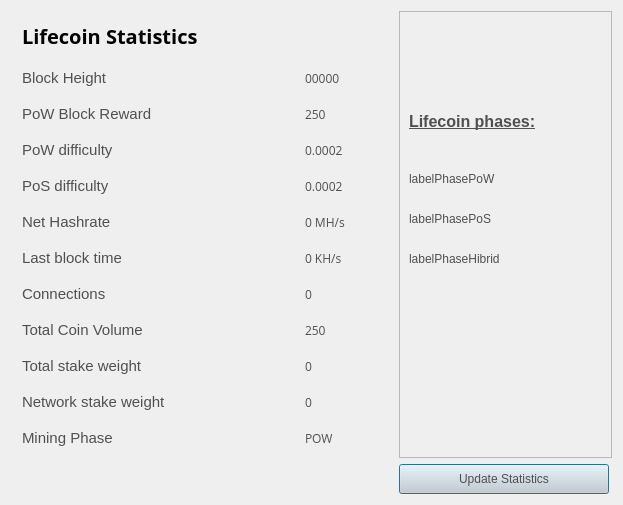
<?xml version="1.0" encoding="UTF-8"?>
<ui version="4.0">
 <class>StatisticsPage</class>
 <widget class="QWidget" name="StatisticsPage">
  <property name="windowModality">
   <enum>Qt::NonModal</enum>
  </property>
  <property name="geometry">
   <rect>
    <x>0</x>
    <y>0</y>
    <width>623</width>
    <height>505</height>
   </rect>
  </property>
  <property name="windowTitle">
   <string>Digging</string>
  </property>
  <property name="styleSheet">
   <string notr="true">color:#505050;
font-family:'Open Sans,sans-serif';</string>
  </property>
  <layout class="QGridLayout" name="gridLayout">
   <property name="sizeConstraint">
    <enum>QLayout::SetMaximumSize</enum>
   </property>
   <item row="1" column="0">
    <spacer name="verticalSpacer">
     <property name="orientation">
      <enum>Qt::Vertical</enum>
     </property>
     <property name="sizeHint" stdset="0">
      <size>
       <width>20</width>
       <height>40</height>
      </size>
     </property>
    </spacer>
   </item>
   <item row="0" column="1">
    <widget class="QFrame" name="frame">
     <property name="minimumSize">
      <size>
       <width>213</width>
       <height>0</height>
      </size>
     </property>
     <property name="frameShape">
      <enum>QFrame::StyledPanel</enum>
     </property>
     <property name="frameShadow">
      <enum>QFrame::Raised</enum>
     </property>
     <widget class="QLabel" name="label">
      <property name="geometry">
       <rect>
        <x>10</x>
        <y>70</y>
        <width>191</width>
        <height>81</height>
       </rect>
      </property>
      <property name="text">
       <string>&lt;html&gt;&lt;head/&gt;&lt;body&gt;&lt;p&gt;&lt;span style=&quot; font-size:12pt; font-weight:600; text-decoration: underline;&quot;&gt;Lifecoin phases:&lt;/span&gt;&lt;/p&gt;&lt;/body&gt;&lt;/html&gt;</string>
      </property>
     </widget>
     <widget class="QLabel" name="labelPhasePoW">
      <property name="geometry">
       <rect>
        <x>10</x>
        <y>160</y>
        <width>191</width>
        <height>16</height>
       </rect>
      </property>
      <property name="text">
       <string>labelPhasePoW</string>
      </property>
     </widget>
     <widget class="QLabel" name="labelPhasePoS">
      <property name="geometry">
       <rect>
        <x>10</x>
        <y>200</y>
        <width>191</width>
        <height>16</height>
       </rect>
      </property>
      <property name="text">
       <string>labelPhasePoS</string>
      </property>
     </widget>
     <widget class="QLabel" name="labelPhaseHibrid">
      <property name="geometry">
       <rect>
        <x>10</x>
        <y>240</y>
        <width>191</width>
        <height>16</height>
       </rect>
      </property>
      <property name="text">
       <string>labelPhaseHibrid</string>
      </property>
     </widget>
    </widget>
   </item>
   <item row="0" column="0">
    <widget class="QFrame" name="gridFrame_2">
     <layout class="QGridLayout" name="gridLayout_4">
      <item row="1" column="0">
       <layout class="QHBoxLayout" name="horizontalLayout_4">
        <property name="spacing">
         <number>7</number>
        </property>
        <item>
         <widget class="QLabel" name="label_5">
          <property name="font">
           <font>
            <family>Open Sans,sans-serif</family>
           </font>
          </property>
          <property name="text">
           <string>&lt;html&gt;&lt;head/&gt;&lt;body&gt;&lt;p&gt;&lt;span style=&quot; font-size:20px; font-weight:600; color:#000000;&quot;&gt;Lifecoin Statistics&lt;/span&gt;&lt;/p&gt;&lt;/body&gt;&lt;/html&gt;</string>
          </property>
         </widget>
        </item>
        <item>
         <spacer name="horizontalSpacer_2">
          <property name="orientation">
           <enum>Qt::Horizontal</enum>
          </property>
          <property name="sizeHint" stdset="0">
           <size>
            <width>40</width>
            <height>20</height>
           </size>
          </property>
         </spacer>
        </item>
       </layout>
      </item>
      <item row="2" column="0">
       <spacer name="verticalSpacer_2">
        <property name="orientation">
         <enum>Qt::Vertical</enum>
        </property>
        <property name="sizeHint" stdset="0">
         <size>
          <width>20</width>
          <height>40</height>
         </size>
        </property>
       </spacer>
      </item>
      <item row="3" column="0">
       <layout class="QFormLayout" name="formLayout_2">
        <property name="fieldGrowthPolicy">
         <enum>QFormLayout::FieldsStayAtSizeHint</enum>
        </property>
        <property name="horizontalSpacing">
         <number>139</number>
        </property>
        <property name="verticalSpacing">
         <number>18</number>
        </property>
        <property name="rightMargin">
         <number>0</number>
        </property>
        <item row="1" column="0">
         <widget class="QLabel" name="label_14">
          <property name="text">
           <string>&lt;html&gt;&lt;head/&gt;&lt;body&gt;&lt;p&gt;&lt;span style=&quot; font-size:11pt;&quot;&gt;Block Height&lt;/span&gt;&lt;/p&gt;&lt;/body&gt;&lt;/html&gt;</string>
          </property>
         </widget>
        </item>
        <item row="1" column="1">
         <widget class="QLabel" name="heightBox">
          <property name="font">
           <font>
            <family>Open Sans,sans-serif</family>
            <pointsize>9</pointsize>
           </font>
          </property>
          <property name="text">
           <string>00000</string>
          </property>
         </widget>
        </item>
        <item row="2" column="0">
         <widget class="QLabel" name="label_12">
          <property name="text">
           <string>&lt;html&gt;&lt;head/&gt;&lt;body&gt;&lt;p&gt;&lt;span style=&quot; font-size:11pt;&quot;&gt;PoW Block Reward&lt;/span&gt;&lt;/p&gt;&lt;/body&gt;&lt;/html&gt;</string>
          </property>
         </widget>
        </item>
        <item row="2" column="1">
         <widget class="QLabel" name="rewardBox">
          <property name="font">
           <font>
            <family>Open Sans,sans-serif</family>
            <pointsize>9</pointsize>
           </font>
          </property>
          <property name="text">
           <string>250</string>
          </property>
         </widget>
        </item>
        <item row="3" column="0">
         <widget class="QLabel" name="label_13">
          <property name="text">
           <string>&lt;html&gt;&lt;head/&gt;&lt;body&gt;&lt;p&gt;&lt;span style=&quot; font-size:11pt;&quot;&gt;PoW difficulty&lt;/span&gt;&lt;/p&gt;&lt;/body&gt;&lt;/html&gt;</string>
          </property>
         </widget>
        </item>
        <item row="3" column="1">
         <widget class="QLabel" name="diffBox">
          <property name="font">
           <font>
            <family>Open Sans,sans-serif</family>
            <pointsize>9</pointsize>
           </font>
          </property>
          <property name="text">
           <string>0.0002</string>
          </property>
         </widget>
        </item>
        <item row="4" column="0">
         <widget class="QLabel" name="label_9">
          <property name="text">
           <string>&lt;html&gt;&lt;head/&gt;&lt;body&gt;&lt;p&gt;&lt;span style=&quot; font-size:11pt;&quot;&gt;PoS difficulty&lt;/span&gt;&lt;/p&gt;&lt;/body&gt;&lt;/html&gt;</string>
          </property>
         </widget>
        </item>
        <item row="4" column="1">
         <widget class="QLabel" name="diffBox2">
          <property name="font">
           <font>
            <family>Open Sans,sans-serif</family>
            <pointsize>9</pointsize>
           </font>
          </property>
          <property name="text">
           <string>0.0002</string>
          </property>
         </widget>
        </item>
        <item row="5" column="1">
         <widget class="QLabel" name="pawrateBox">
          <property name="font">
           <font>
            <family>Open Sans,sans-serif</family>
            <pointsize>9</pointsize>
           </font>
          </property>
          <property name="text">
           <string>0 MH/s</string>
          </property>
         </widget>
        </item>
        <item row="6" column="0">
         <widget class="QLabel" name="label3_2">
          <property name="sizePolicy">
           <sizepolicy hsizetype="Preferred" vsizetype="Maximum">
            <horstretch>0</horstretch>
            <verstretch>0</verstretch>
           </sizepolicy>
          </property>
          <property name="text">
           <string>&lt;html&gt;&lt;head/&gt;&lt;body&gt;&lt;p&gt;&lt;span style=&quot; font-size:11pt;&quot;&gt;Last block time&lt;/span&gt;&lt;/p&gt;&lt;/body&gt;&lt;/html&gt;</string>
          </property>
         </widget>
        </item>
        <item row="6" column="1">
         <widget class="QLabel" name="localBox">
          <property name="font">
           <font>
            <family>Open Sans,sans-serif</family>
            <pointsize>9</pointsize>
           </font>
          </property>
          <property name="text">
           <string>0 KH/s</string>
          </property>
         </widget>
        </item>
        <item row="7" column="0">
         <widget class="QLabel" name="label1_2">
          <property name="text">
           <string>&lt;html&gt;&lt;head/&gt;&lt;body&gt;&lt;p&gt;&lt;span style=&quot; font-size:11pt;&quot;&gt;Connections&lt;/span&gt;&lt;/p&gt;&lt;/body&gt;&lt;/html&gt;</string>
          </property>
         </widget>
        </item>
        <item row="7" column="1">
         <widget class="QLabel" name="connectionBox">
          <property name="font">
           <font>
            <family>Open Sans,sans-serif</family>
            <pointsize>9</pointsize>
           </font>
          </property>
          <property name="text">
           <string>0</string>
          </property>
         </widget>
        </item>
        <item row="8" column="0">
         <widget class="QLabel" name="label_8">
          <property name="text">
           <string>&lt;html&gt;&lt;head/&gt;&lt;body&gt;&lt;p&gt;&lt;span style=&quot; font-size:11pt;&quot;&gt;Total Coin Volume&lt;/span&gt;&lt;/p&gt;&lt;/body&gt;&lt;/html&gt;</string>
          </property>
         </widget>
        </item>
        <item row="8" column="1">
         <widget class="QLabel" name="volumeBox">
          <property name="font">
           <font>
            <family>Open Sans,sans-serif</family>
            <pointsize>9</pointsize>
           </font>
          </property>
          <property name="text">
           <string>250</string>
          </property>
         </widget>
        </item>
        <item row="9" column="0">
         <widget class="QLabel" name="label_10">
          <property name="text">
           <string>&lt;html&gt;&lt;head/&gt;&lt;body&gt;&lt;p&gt;&lt;span style=&quot; font-size:11pt;&quot;&gt;Total stake weight&lt;/span&gt;&lt;/p&gt;&lt;/body&gt;&lt;/html&gt;</string>
          </property>
         </widget>
        </item>
        <item row="9" column="1">
         <widget class="QLabel" name="minBox">
          <property name="font">
           <font>
            <family>Open Sans,sans-serif</family>
            <pointsize>9</pointsize>
           </font>
          </property>
          <property name="text">
           <string>0</string>
          </property>
         </widget>
        </item>
        <item row="10" column="0">
         <widget class="QLabel" name="label_11">
          <property name="text">
           <string>&lt;html&gt;&lt;head/&gt;&lt;body&gt;&lt;p&gt;&lt;span style=&quot; font-size:11pt;&quot;&gt;Network stake weight&lt;/span&gt;&lt;/p&gt;&lt;/body&gt;&lt;/html&gt;</string>
          </property>
         </widget>
        </item>
        <item row="10" column="1">
         <widget class="QLabel" name="maxBox">
          <property name="font">
           <font>
            <family>Open Sans,sans-serif</family>
            <pointsize>9</pointsize>
           </font>
          </property>
          <property name="text">
           <string>0</string>
          </property>
         </widget>
        </item>
        <item row="11" column="0">
         <widget class="QLabel" name="label_15">
          <property name="text">
           <string>&lt;html&gt;&lt;head/&gt;&lt;body&gt;&lt;p&gt;&lt;span style=&quot; font-size:11pt;&quot;&gt;Mining Phase&lt;/span&gt;&lt;/p&gt;&lt;/body&gt;&lt;/html&gt;</string>
          </property>
         </widget>
        </item>
        <item row="11" column="1">
         <widget class="QLabel" name="cBox">
          <property name="font">
           <font>
            <family>Open Sans,sans-serif</family>
            <pointsize>9</pointsize>
           </font>
          </property>
          <property name="text">
           <string>POW</string>
          </property>
         </widget>
        </item>
        <item row="5" column="0">
         <widget class="QLabel" name="label_16">
          <property name="text">
           <string>&lt;html&gt;&lt;head/&gt;&lt;body&gt;&lt;p&gt;&lt;span style=&quot; font-size:11pt;&quot;&gt;Net Hashrate&lt;/span&gt;&lt;/p&gt;&lt;/body&gt;&lt;/html&gt;</string>
          </property>
         </widget>
        </item>
       </layout>
      </item>
     </layout>
    </widget>
   </item>
   <item row="1" column="1">
    <widget class="QPushButton" name="startButton">
     <property name="sizePolicy">
      <sizepolicy hsizetype="Fixed" vsizetype="Fixed">
       <horstretch>0</horstretch>
       <verstretch>0</verstretch>
      </sizepolicy>
     </property>
     <property name="minimumSize">
      <size>
       <width>210</width>
       <height>30</height>
      </size>
     </property>
     <property name="styleSheet">
      <string notr="true">background:lightgrey;</string>
     </property>
     <property name="text">
      <string>Update Statistics</string>
     </property>
     <property name="default">
      <bool>true</bool>
     </property>
    </widget>
   </item>
  </layout>
 </widget>
 <layoutdefault spacing="6" margin="11"/>
 <resources/>
 <connections/>
</ui>
